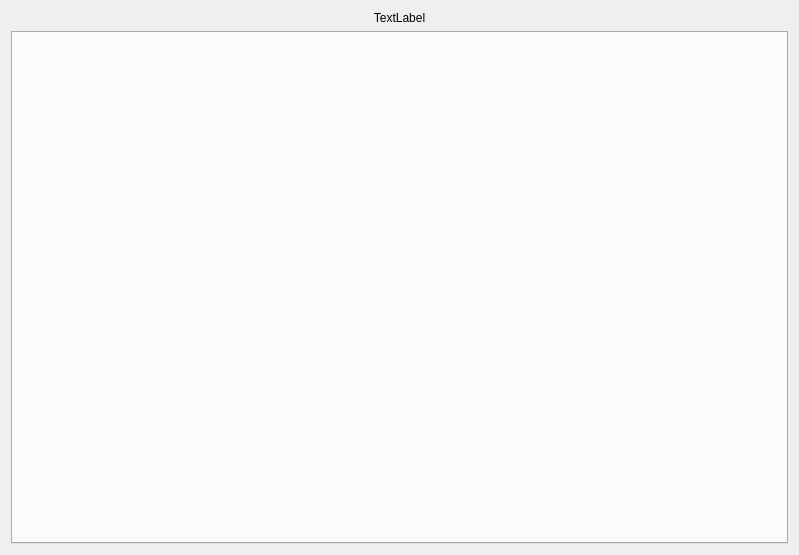
<?xml version="1.0" encoding="UTF-8"?>
<ui version="4.0">
 <class>ConfigurationClass</class>
 <widget class="QMainWindow" name="ConfigurationClass">
  <property name="geometry">
   <rect>
    <x>0</x>
    <y>0</y>
    <width>799</width>
    <height>555</height>
   </rect>
  </property>
  <property name="windowTitle">
   <string>ConfigSystem</string>
  </property>
  <widget class="QWidget" name="centralWidget">
   <layout class="QVBoxLayout" name="verticalLayout_2">
    <item>
     <widget class="QLabel" name="vsversion">
      <property name="text">
       <string>TextLabel</string>
      </property>
      <property name="alignment">
       <set>Qt::AlignCenter</set>
      </property>
     </widget>
    </item>
    <item>
     <widget class="QTabWidget" name="Panel">
      <property name="currentIndex">
       <number>-1</number>
      </property>
     </widget>
    </item>
   </layout>
  </widget>
 </widget>
 <layoutdefault spacing="6" margin="11"/>
 <resources>
  <include location="configuration.qrc"/>
 </resources>
 <connections/>
</ui>
